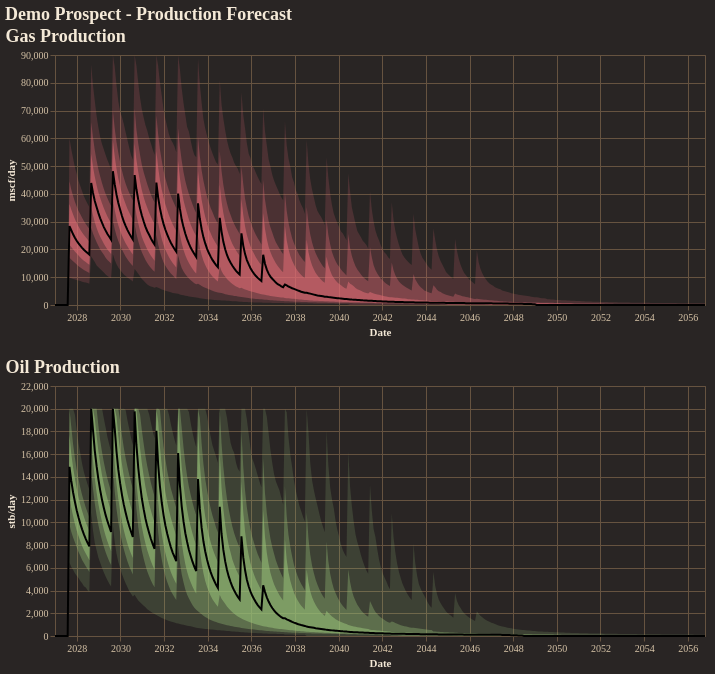

Notebook source saved alongside this figure:
### Code cell
fig = reporter.plotter.combined_production_plot(
    figsize=(650, 250),
    backend=PLOTTING_BACKEND
)
fig.show()

### Figure 1 — Vega-Lite specification as saved in the notebook (floating-point values rounded to 4 significant figures; data arrays with more than 128 entries replaced by an {"elided": "..."} marker saying what was removed)
{"config": {"background": "#292524", "view": {"fill": "#292524", "stroke": "#665340"}, "title": {"color": "#f4e9d7", "font": "Merriweather", "fontSize": 18, "fontWeight": 600, "subtitleColor": "#d5c2a6", "anchor": "start"}, "axis": {"domainColor": "#665340", "gridColor": "#665340", "tickColor": "#665340", "labelColor": "#d5c2a6", "titleColor": "#f4e9d7", "labelFont": "Merriweather", "titleFont": "Merriweather"}, "legend": {"titleColor": "#f4e9d7", "labelColor": "#d5c2a6", "labelFont": "Merriweather", "titleFont": "Merriweather", "orient": "top-right", "symbolType": "circle"}, "header": {"labelColor": "#d5c2a6", "titleColor": "#f4e9d7", "labelFont": "Merriweather", "titleFont": "Merriweather"}, "mark": {"color": "#c78d3b"}, "line": {"color": "#c78d3b"}, "bar": {"color": "#c78d3b"}, "point": {"color": "#ddb06d"}, "area": {"color": "#c78d3b", "opacity": 0.35}, "text": {"color": "#f4e9d7", "font": "Merriweather"}, "range": {"category": ["#5DA5DA", "#F28E2B", "#59C36A", "#E15759", "#B07AA1", "#4ECDC4", "#FF9DA7", "#EDC948"]}}, "vconcat": [{"layer": [{"mark": {"type": "area", "color": "rgba(224, 108, 117, 1.0)", "opacity": 0.18}, "encoding": {"tooltip": [{"field": "date", "title": "Date", "type": "temporal"}, {"field": "p01", "format": ",.2f", "title": "P01", "type": "quantitative"}, {"field": "p10", "format": ",.2f", "title": "P10", "type": "quantitative"}, {"field": "p25", "format": ",.2f", "title": "P25", "type": "quantitative"}, {"field": "p50", "format": ",.2f", "title": "P50", "type": "quantitative"}, {"field": "p75", "format": ",.2f", "title": "P75", "type": "quantitative"}, {"field": "p90", "format": ",.2f", "title": "P90", "type": "quantitative"}, {"field": "p99", "format": ",.2f", "title": "P99", "type": "quantitative"}], "x": {"field": "date", "title": "Date", "type": "temporal"}, "y": {"field": "p01", "title": "mscf/day", "type": "quantitative"}, "y2": {"field": "p99"}}}, {"mark": {"type": "area", "color": "rgba(224, 108, 117, 1.0)", "opacity": 0.35}, "encoding": {"tooltip": [{"field": "date", "title": "Date", "type": "temporal"}, {"field": "p01", "format": ",.2f", "title": "P01", "type": "quantitative"}, {"field": "p10", "format": ",.2f", "title": "P10", "type": "quantitative"}, {"field": "p25", "format": ",.2f", "title": "P25", "type": "quantitative"}, {"field": "p50", "format": ",.2f", "title": "P50", "type": "quantitative"}, {"field": "p75", "format": ",.2f", "title": "P75", "type": "quantitative"}, {"field": "p90", "format": ",.2f", "title": "P90", "type": "quantitative"}, {"field": "p99", "format": ",.2f", "title": "P99", "type": "quantitative"}], "x": {"field": "date", "title": "Date", "type": "temporal"}, "y": {"field": "p10", "title": "mscf/day", "type": "quantitative"}, "y2": {"field": "p90"}}}, {"mark": {"type": "area", "color": "rgba(224, 108, 117, 1.0)", "opacity": 0.55}, "encoding": {"tooltip": [{"field": "date", "title": "Date", "type": "temporal"}, {"field": "p01", "format": ",.2f", "title": "P01", "type": "quantitative"}, {"field": "p10", "format": ",.2f", "title": "P10", "type": "quantitative"}, {"field": "p25", "format": ",.2f", "title": "P25", "type": "quantitative"}, {"field": "p50", "format": ",.2f", "title": "P50", "type": "quantitative"}, {"field": "p75", "format": ",.2f", "title": "P75", "type": "quantitative"}, {"field": "p90", "format": ",.2f", "title": "P90", "type": "quantitative"}, {"field": "p99", "format": ",.2f", "title": "P99", "type": "quantitative"}], "x": {"field": "date", "title": "Date", "type": "temporal"}, "y": {"field": "p25", "title": "mscf/day", "type": "quantitative"}, "y2": {"field": "p75"}}}, {"mark": {"type": "line", "color": "black", "strokeWidth": 2}, "encoding": {"tooltip": [{"field": "date", "title": "Date", "type": "temporal"}, {"field": "p01", "format": ",.2f", "title": "P01", "type": "quantitative"}, {"field": "p10", "format": ",.2f", "title": "P10", "type": "quantitative"}, {"field": "p25", "format": ",.2f", "title": "P25", "type": "quantitative"}, {"field": "p50", "format": ",.2f", "title": "P50", "type": "quantitative"}, {"field": "p75", "format": ",.2f", "title": "P75", "type": "quantitative"}, {"field": "p90", "format": ",.2f", "title": "P90", "type": "quantitative"}, {"field": "p99", "format": ",.2f", "title": "P99", "type": "quantitative"}], "x": {"field": "date", "title": "Date", "type": "temporal"}, "y": {"field": "p50", "title": "mscf/day", "type": "quantitative"}}}], "data": {"name": "data-eee22a2b7df1a22587f220b865dde155"}, "height": 250, "title": "Gas Production", "width": 650}, {"layer": [{"mark": {"type": "area", "color": "rgba(152, 195, 121, 1.0)", "opacity": 0.18}, "encoding": {"tooltip": [{"field": "date", "title": "Date", "type": "temporal"}, {"field": "p01", "format": ",.2f", "title": "P01", "type": "quantitative"}, {"field": "p10", "format": ",.2f", "title": "P10", "type": "quantitative"}, {"field": "p25", "format": ",.2f", "title": "P25", "type": "quantitative"}, {"field": "p50", "format": ",.2f", "title": "P50", "type": "quantitative"}, {"field": "p75", "format": ",.2f", "title": "P75", "type": "quantitative"}, {"field": "p90", "format": ",.2f", "title": "P90", "type": "quantitative"}, {"field": "p99", "format": ",.2f", "title": "P99", "type": "quantitative"}], "x": {"field": "date", "title": "Date", "type": "temporal"}, "y": {"field": "p01", "title": "stb/day", "type": "quantitative"}, "y2": {"field": "p99"}}}, {"mark": {"type": "area", "color": "rgba(152, 195, 121, 1.0)", "opacity": 0.35}, "encoding": {"tooltip": [{"field": "date", "title": "Date", "type": "temporal"}, {"field": "p01", "format": ",.2f", "title": "P01", "type": "quantitative"}, {"field": "p10", "format": ",.2f", "title": "P10", "type": "quantitative"}, {"field": "p25", "format": ",.2f", "title": "P25", "type": "quantitative"}, {"field": "p50", "format": ",.2f", "title": "P50", "type": "quantitative"}, {"field": "p75", "format": ",.2f", "title": "P75", "type": "quantitative"}, {"field": "p90", "format": ",.2f", "title": "P90", "type": "quantitative"}, {"field": "p99", "format": ",.2f", "title": "P99", "type": "quantitative"}], "x": {"field": "date", "title": "Date", "type": "temporal"}, "y": {"field": "p10", "title": "stb/day", "type": "quantitative"}, "y2": {"field": "p90"}}}, {"mark": {"type": "area", "color": "rgba(152, 195, 121, 1.0)", "opacity": 0.55}, "encoding": {"tooltip": [{"field": "date", "title": "Date", "type": "temporal"}, {"field": "p01", "format": ",.2f", "title": "P01", "type": "quantitative"}, {"field": "p10", "format": ",.2f", "title": "P10", "type": "quantitative"}, {"field": "p25", "format": ",.2f", "title": "P25", "type": "quantitative"}, {"field": "p50", "format": ",.2f", "title": "P50", "type": "quantitative"}, {"field": "p75", "format": ",.2f", "title": "P75", "type": "quantitative"}, {"field": "p90", "format": ",.2f", "title": "P90", "type": "quantitative"}, {"field": "p99", "format": ",.2f", "title": "P99", "type": "quantitative"}], "x": {"field": "date", "title": "Date", "type": "temporal"}, "y": {"field": "p25", "title": "stb/day", "type": "quantitative"}, "y2": {"field": "p75"}}}, {"mark": {"type": "line", "color": "black", "strokeWidth": 2}, "encoding": {"tooltip": [{"field": "date", "title": "Date", "type": "temporal"}, {"field": "p01", "format": ",.2f", "title": "P01", "type": "quantitative"}, {"field": "p10", "format": ",.2f", "title": "P10", "type": "quantitative"}, {"field": "p25", "format": ",.2f", "title": "P25", "type": "quantitative"}, {"field": "p50", "format": ",.2f", "title": "P50", "type": "quantitative"}, {"field": "p75", "format": ",.2f", "title": "P75", "type": "quantitative"}, {"field": "p90", "format": ",.2f", "title": "P90", "type": "quantitative"}, {"field": "p99", "format": ",.2f", "title": "P99", "type": "quantitative"}], "x": {"field": "date", "title": "Date", "type": "temporal"}, "y": {"field": "p50", "title": "stb/day", "type": "quantitative"}}}], "data": {"name": "data-d3572533379c789755b489817141c627"}, "height": 250, "title": "Oil Production", "width": 650}], "title": "Demo Prospect - Production Forecast", "$schema": "https://vega.github.io/schema/vega-lite/v5.20.1.json", "datasets": {"data-eee22a2b7df1a22587f220b865dde155": {"elided": "360 records"}, "data-d3572533379c789755b489817141c627": {"elided": "360 records"}}}
